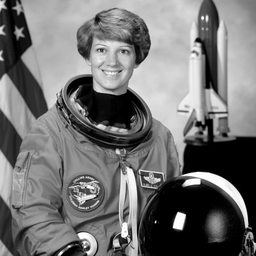
#> input picture data/astronaut.png, 256 x 256 px, shrunk from 512 x 512 before the run
$ jupyter execute task3.ipynb   (shell and % lines are left out)
#> lines starting #> are read from the running program, lines starting #| are printed output that depends on the picture; long printed decimals are rounded
# <a id="#">Task 3 – Mean, median, and Gaussian filtering</a>

[cell 1]
import numpy
import matplotlib.pyplot as plt

---

## Linear filtering by convolution (mean filter)

**<a id="#">Task 3.1.1.</a>** Load the image `data/astronaut.png` and show it:

[cell 2]
img = plt.imread('data/astronaut.png')
#> img is the input picture: shape (256, 256) float32; min 0, max 1, mean 0.451
plt.figure()
plt.imshow(img, 'grey')

**<a id="#">Task 3.1.2.</a>** Implement a mean filter:

[cell 3]
def meanfilter(img_in, size):
#> called with size = 5
    result = numpy.zeros(img_in.shape)
    n = (size - 1) // 2
    for p in numpy.ndindex(img_in.shape):
        neighborhood_sum = 0
        if p[0] < n or p[1] < n or p[0] >= img_in.shape[0] - n or p[1] >= img_in.shape[1] - n:
            result[p] = 0
        else:
            for q in numpy.ndindex(size, size):
                neighborhood_sum = neighborhood_sum + img_in[p[0] + q[0] - n, p[1] + q[1] - n]
            result[p] = neighborhood_sum/(size*size)
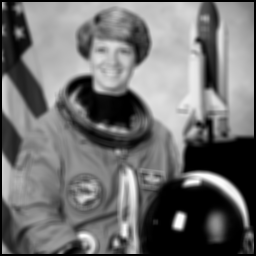
#> result: shape (256, 256) float64; min 0, max 0.993, mean 0.438

    return result

**<a id="#">Task 3.1.3.</a>** Test your implementation from above by using the function `meanfilter` for the previously loaded image and show the result:

[cell 4]
imgm = meanfilter(img, 5)
plt.imshow(imgm, 'gray')
plt.colorbar()

astronaut_meanfilter5 = plt.imread('data/astronaut_meanfilter5.png')
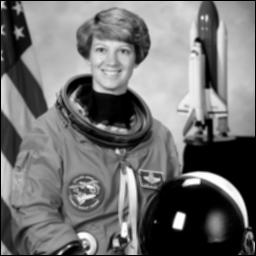
#> input picture data/astronaut_meanfilter5.png, 256 x 256 px, shrunk from 512 x 512 before the run
#> astronaut_meanfilter5 is the input picture: shape (256, 256) float32; min 0, max 0.994, mean 0.444
plt.figure()
plt.imshow(astronaut_meanfilter5, 'gray')
plt.colorbar()
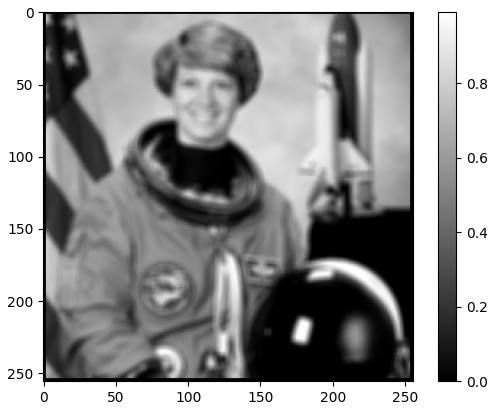
#> figure drawn by matplotlib, 2 panels
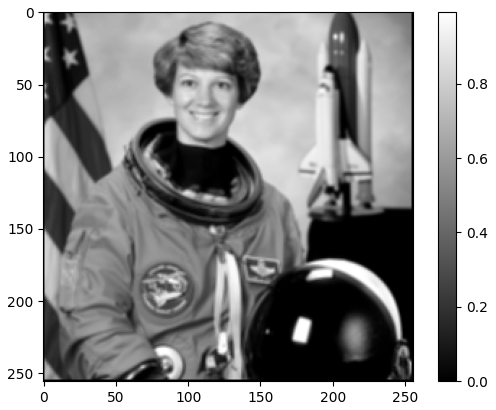
#> figure drawn by matplotlib, 2 panels

[cell 5]
print(astronaut_meanfilter5[100,100])
#| 0.03717

print(imgm[100,100])
#| 0.03922

**<a id="#">Task 3.1.4.</a>** Compare your result for filter size `5` with the correct result image `data/astronaut_meanfilter5.png`:

---

## Non-linear filtering

**<a id="#">Task 3.2.1.</a>** Implement a median filter:

[cell 6]
def medianfilter(img_in, size):
#> called with size = 5
    result = numpy.zeros(img_in.shape)
    n = (size - 1) // 2
    for p in numpy.ndindex(img_in.shape):
        if p[0] < n or p[1] < n or p[0] >= img_in.shape[0] - n or p[1] >= img_in.shape[1] - n:
            result[p] = 0
        else:
            neighborhood_list = list ()
            for q in numpy.ndindex(size, size):
                neighborhood_list.append(img_in[p[0] + q[0] - n, p[1] + q[1] - n])
            result[p] = numpy.median(neighborhood_list)
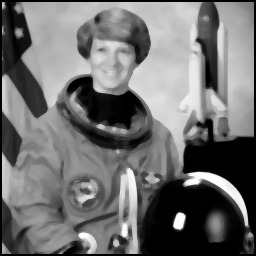
#> result: shape (256, 256) float64; min 0, max 0.996, mean 0.438
    return result

**<a id="#">Task 3.2.2.</a>** First, test your implementation from above by using the function `medianfilter` for the previously loaded image and show the result:

[cell 7]
img_medianfilter = medianfilter(img, 5)
plt.imshow(img_medianfilter, 'gray')

Then, compare your result for filter size `5` with the correct result image `data/astronaut_medianfilter5.png`:

[cell 8]
img_medianfilter5 = plt.imread('data/astronaut_medianfilter5.png')
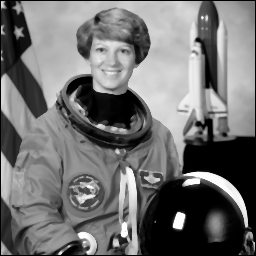
#> input picture data/astronaut_medianfilter5.png, 256 x 256 px, shrunk from 512 x 512 before the run
#> img_medianfilter5 is the input picture: shape (256, 256) float32; min 0, max 0.992, mean 0.443
plt.figure()
plt.imshow(img_medianfilter5, 'gray')

---

## Using pre-implemented filters

**<a id="#">Task 3.3.1.</a>** Load the package `scipy.ndimage`:

[cell 9]
import scipy.ndimage

**<a id="#">Task 3.3.2 (a).</a>** Apply a **mean filter** from `scipy.ndimage` to the loaded image:

[cell 10]
plt.imshow(scipy.ndimage.uniform_filter(img, 5), 'gray')
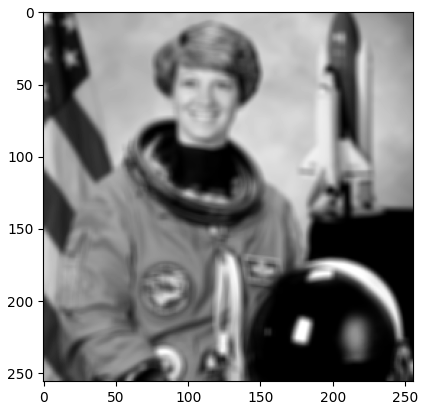
#> figure drawn by matplotlib, 1 panel

**<a id="#">Task 3.3.2 (b).</a>** Apply a **median filter** from `scipy.ndimage` to the loaded image:

[cell 11]
plt.imshow(scipy.ndimage.median_filter(img, 5), 'gray')
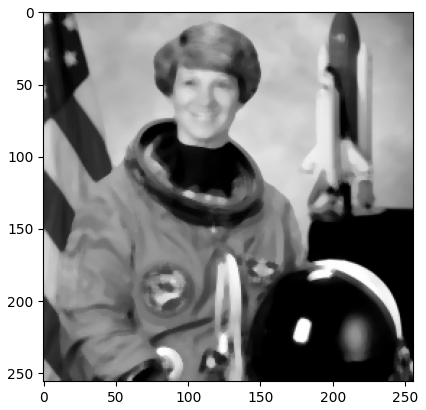
#> figure drawn by matplotlib, 1 panel

**<a id="#">Task 3.3.2 (c).</a>** Apply a **Gaussian filter** from `scipy.ndimage` to the loaded image:

[cell 12]
plt.imshow(scipy.ndimage.gaussian_filter(img, 5), 'gray')
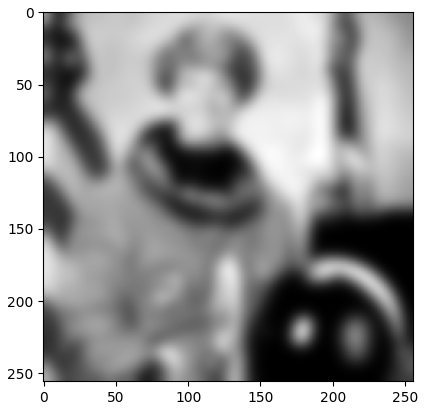
#> figure drawn by matplotlib, 1 panel

**<a id="#">Task 3.3.3.</a>** Compare the results obtained using the functions from `scipy.ndimage` with those you obtained using your own implementations. What are the main differences? Do you have an explanation?

[cell 13]
plt.imshow(scipy.ndimage.median_filter(img, 5), 'gray')

plt.figure()
plt.imshow(meanfilter(img, 5), 'gray')

---

## Slicing and benchmarking

**<a id="#">Task 3.4.2.</a>** Implement either a mean filter or a median filter using only a single `for`-loop:

[cell 14]
def fastfilter(img_in, size):
#> called with size = 5
    result = numpy.zeros(img_in.shape)
    n = (size - 1) // 2
    for p in numpy.ndindex(img_in.shape):
        neighborhood_sum = 0
        if p[0] < n or p[1] < n or p[0] >= img_in.shape[0] - n or p[1] >= img_in.shape[1] - n:
            result[p] = 0
        else:
            neighborhood = (img_in[(p[0]-n):(p[0]+n+1), (p[1]-n):(p[1]+n+1)])
            result[p] = numpy.mean(neighborhood)

    return result

**<a id="#">Task 3.4.3.</a>** First, test your implementation from above by using the function `fastfilter` for the previously loaded image and show the result:

[cell 15]
imgm_fast = fastfilter(img, 5)
plt.imshow(imgm_fast, 'gray')

Then, compare your result to those obtained using your implementation for either `meanfilter` or `medianfilter`, respectively:

[cell 16]
plt.imshow(meanfilter(img, 5), 'gray')

**<a id="#">Task 3.4.4.</a>** Benchmark the code run times:

[cell 17]
fastfilter(img, 5)
meanfilter(img, 5)
